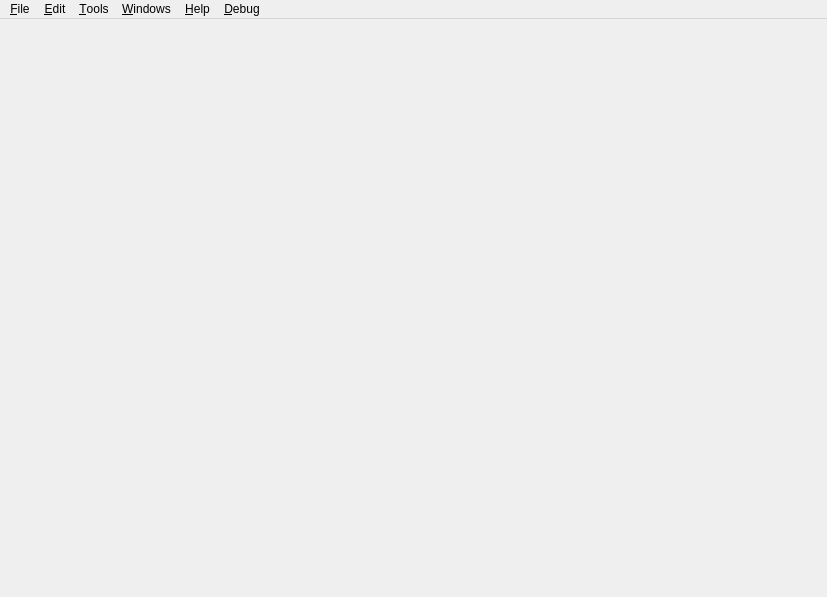
<?xml version="1.0" encoding="UTF-8"?>
<ui version="4.0">
 <class>MainWindow</class>
 <widget class="QMainWindow" name="MainWindow">
  <property name="geometry">
   <rect>
    <x>0</x>
    <y>0</y>
    <width>827</width>
    <height>597</height>
   </rect>
  </property>
  <property name="windowTitle">
   <string>MainWindow</string>
  </property>
  <widget class="QWidget" name="centralWidget"/>
  <widget class="QMenuBar" name="menubar">
   <property name="geometry">
    <rect>
     <x>0</x>
     <y>0</y>
     <width>827</width>
     <height>22</height>
    </rect>
   </property>
   <widget class="QMenu" name="menuFile">
    <property name="geometry">
     <rect>
      <x>242</x>
      <y>97</y>
      <width>140</width>
      <height>152</height>
     </rect>
    </property>
    <property name="title">
     <string>&amp;File</string>
    </property>
    <property name="separatorsCollapsible">
     <bool>false</bool>
    </property>
    <addaction name="actionNewBank"/>
    <addaction name="actionOpenBank"/>
    <addaction name="actionCloneBank"/>
    <addaction name="separator"/>
    <addaction name="actionExit"/>
   </widget>
   <widget class="QMenu" name="menuTools">
    <property name="title">
     <string>&amp;Tools</string>
    </property>
    <addaction name="actionPanic"/>
    <addaction name="actionMonitor"/>
    <addaction name="actionSetup"/>
    <addaction name="actionPreferences"/>
   </widget>
   <widget class="QMenu" name="menuHelp">
    <property name="title">
     <string>&amp;Help</string>
    </property>
    <addaction name="actionAboutQt"/>
    <addaction name="actionAbout"/>
   </widget>
   <widget class="QMenu" name="menuEdit">
    <property name="title">
     <string>&amp;Edit</string>
    </property>
    <addaction name="actionAddPreset"/>
    <addaction name="actionDuplicatePreset"/>
    <addaction name="actionCopyPreset"/>
    <addaction name="actionPastePreset"/>
    <addaction name="actionRemovePreset"/>
    <addaction name="separator"/>
    <addaction name="actionAddElement"/>
    <addaction name="actionDuplicateElement"/>
    <addaction name="actionCopyElement"/>
    <addaction name="actionPasteElement"/>
    <addaction name="actionRemoveElement"/>
   </widget>
   <widget class="QMenu" name="menuDebug">
    <property name="title">
     <string>&amp;Debug</string>
    </property>
    <addaction name="actionAction_1"/>
    <addaction name="actionAction_2"/>
    <addaction name="actionAction_3"/>
   </widget>
   <widget class="QMenu" name="menuWindows">
    <property name="title">
     <string>&amp;Windows</string>
    </property>
   </widget>
   <addaction name="menuFile"/>
   <addaction name="menuEdit"/>
   <addaction name="menuTools"/>
   <addaction name="menuWindows"/>
   <addaction name="menuHelp"/>
   <addaction name="menuDebug"/>
  </widget>
  <action name="actionSetup">
   <property name="icon">
    <iconset resource="resources.qrc">
     <normaloff>:/images/tools.png</normaloff>:/images/tools.png</iconset>
   </property>
   <property name="text">
    <string>MIDI &amp;Setup</string>
   </property>
   <property name="statusTip">
    <string>Setup MIDI interfaces</string>
   </property>
   <property name="shortcut">
    <string>Ctrl+S</string>
   </property>
  </action>
  <action name="actionExit">
   <property name="icon">
    <iconset resource="resources.qrc">
     <normaloff>:/images/exit.png</normaloff>:/images/exit.png</iconset>
   </property>
   <property name="text">
    <string>&amp;Quit</string>
   </property>
   <property name="toolTip">
    <string>Quit</string>
   </property>
   <property name="statusTip">
    <string>Exit program</string>
   </property>
   <property name="shortcut">
    <string>Ctrl+Q</string>
   </property>
  </action>
  <action name="actionAbout">
   <property name="icon">
    <iconset resource="resources.qrc">
     <normaloff>:/images/info.png</normaloff>:/images/info.png</iconset>
   </property>
   <property name="text">
    <string>&amp;About Midi Layer</string>
   </property>
   <property name="toolTip">
    <string>About program</string>
   </property>
   <property name="statusTip">
    <string>About this program</string>
   </property>
  </action>
  <action name="actionMonitor">
   <property name="icon">
    <iconset resource="resources.qrc">
     <normaloff>:/images/monitor.png</normaloff>:/images/monitor.png</iconset>
   </property>
   <property name="text">
    <string>MIDI &amp;Monitor</string>
   </property>
   <property name="statusTip">
    <string>MIDI Monitor for view input signal</string>
   </property>
   <property name="whatsThis">
    <string>MONITOR</string>
   </property>
   <property name="shortcut">
    <string>Ctrl+M</string>
   </property>
  </action>
  <action name="actionPanic">
   <property name="icon">
    <iconset resource="resources.qrc">
     <normaloff>:/images/reset.png</normaloff>:/images/reset.png</iconset>
   </property>
   <property name="text">
    <string>&amp;Reset all MIDI out</string>
   </property>
   <property name="toolTip">
    <string>Reset all MIDI out</string>
   </property>
   <property name="statusTip">
    <string>PANIC!</string>
   </property>
   <property name="shortcut">
    <string>F12</string>
   </property>
  </action>
  <action name="actionCopyElement">
   <property name="text">
    <string>Copy Element</string>
   </property>
   <property name="shortcut">
    <string>Ctrl+E, Ctrl+C</string>
   </property>
  </action>
  <action name="actionAddElement">
   <property name="text">
    <string>Add Element</string>
   </property>
   <property name="shortcut">
    <string>Ctrl+E, Ctrl+A</string>
   </property>
  </action>
  <action name="actionRemoveElement">
   <property name="text">
    <string>Remove Element</string>
   </property>
   <property name="shortcut">
    <string>Ctrl+E, Ctrl+R</string>
   </property>
  </action>
  <action name="actionViewPresetsMixDock">
   <property name="checkable">
    <bool>true</bool>
   </property>
   <property name="checked">
    <bool>true</bool>
   </property>
   <property name="text">
    <string>&amp;View presets dock</string>
   </property>
  </action>
  <action name="actionAction_1">
   <property name="text">
    <string>Action &amp;1</string>
   </property>
   <property name="shortcut">
    <string>1</string>
   </property>
  </action>
  <action name="actionAction_2">
   <property name="text">
    <string>Action &amp;2</string>
   </property>
   <property name="shortcut">
    <string>2</string>
   </property>
  </action>
  <action name="actionAddPreset">
   <property name="text">
    <string>Add Preset</string>
   </property>
   <property name="shortcut">
    <string>Ctrl+P, Ctrl+A</string>
   </property>
  </action>
  <action name="actionCopyPreset">
   <property name="text">
    <string>Copy Preset</string>
   </property>
   <property name="shortcut">
    <string>Ctrl+P, Ctrl+C</string>
   </property>
  </action>
  <action name="actionRemovePreset">
   <property name="text">
    <string>Remove Preset</string>
   </property>
   <property name="shortcut">
    <string>Ctrl+P, Ctrl+R</string>
   </property>
  </action>
  <action name="actionPastePreset">
   <property name="text">
    <string>Paste Preset</string>
   </property>
   <property name="shortcut">
    <string>Ctrl+P, Ctrl+V</string>
   </property>
  </action>
  <action name="actionPasteElement">
   <property name="text">
    <string>Paste Element</string>
   </property>
   <property name="shortcut">
    <string>Ctrl+E, Ctrl+V</string>
   </property>
  </action>
  <action name="actionNewBank">
   <property name="text">
    <string>&amp;New bank</string>
   </property>
  </action>
  <action name="actionOpenBank">
   <property name="text">
    <string>&amp;Open bank</string>
   </property>
  </action>
  <action name="actionCloneBank">
   <property name="text">
    <string>&amp;Clone bank</string>
   </property>
  </action>
  <action name="action_Mute_metronome">
   <property name="checkable">
    <bool>true</bool>
   </property>
   <property name="text">
    <string>&amp;Mute metronome</string>
   </property>
   <property name="shortcut">
    <string>M</string>
   </property>
  </action>
  <action name="actionPreferences">
   <property name="icon">
    <iconset resource="resources.qrc">
     <normaloff>:/images/config.png</normaloff>:/images/config.png</iconset>
   </property>
   <property name="text">
    <string>&amp;Options</string>
   </property>
   <property name="shortcut">
    <string>Ctrl+O</string>
   </property>
  </action>
  <action name="actionAboutQt">
   <property name="icon">
    <iconset resource="resources.qrc">
     <normaloff>:/images/qt.png</normaloff>:/images/qt.png</iconset>
   </property>
   <property name="text">
    <string>About &amp;Qt</string>
   </property>
  </action>
  <action name="actionDuplicatePreset">
   <property name="text">
    <string>Duplicate Preset</string>
   </property>
   <property name="shortcut">
    <string>Ctrl+P, Ctrl+D</string>
   </property>
  </action>
  <action name="actionDuplicateElement">
   <property name="text">
    <string>Duplicate Element</string>
   </property>
   <property name="shortcut">
    <string>Ctrl+E, Ctrl+D</string>
   </property>
  </action>
  <action name="actionAction_3">
   <property name="text">
    <string>Action &amp;3</string>
   </property>
   <property name="shortcut">
    <string>3</string>
   </property>
  </action>
  <action name="actionPreset_List">
   <property name="checkable">
    <bool>true</bool>
   </property>
   <property name="text">
    <string>Bank</string>
   </property>
  </action>
  <action name="actionSequencer_Controller">
   <property name="checkable">
    <bool>true</bool>
   </property>
   <property name="text">
    <string>Sequencer Transport</string>
   </property>
   <property name="toolTip">
    <string>Sequencer Transport</string>
   </property>
  </action>
  <action name="actionMetronome">
   <property name="checkable">
    <bool>true</bool>
   </property>
   <property name="text">
    <string>Metronome</string>
   </property>
  </action>
 </widget>
 <resources>
  <include location="resources.qrc"/>
 </resources>
 <connections/>
</ui>
